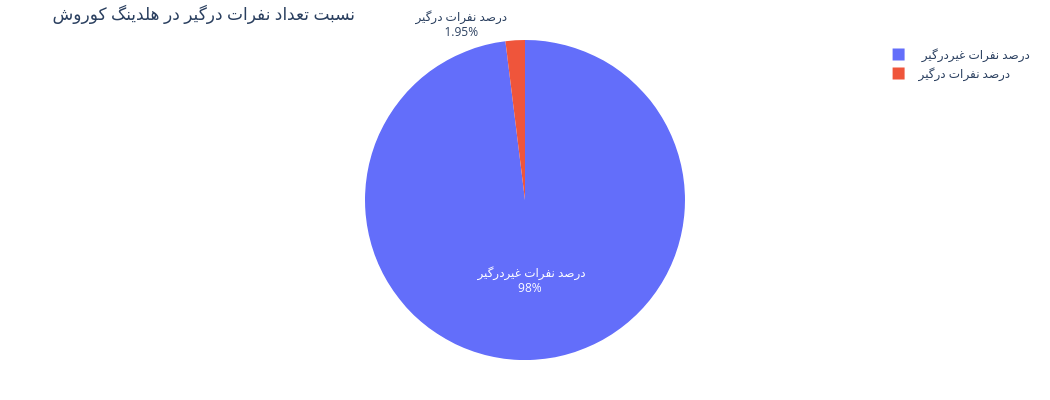

The notebook cell this image was saved under:
### Markdown cell above
# Pie Chart

### Code cell
fig=px.pie(
    names = ["درصد نفرات درگیر"," درصد نفرات غیردرگیر"], values=[total_tedad_dargir,total_population -  total_tedad_dargir] ,
    title = "نسبت تعداد نفرات درگیر در هلدینگ کوروش"
)
fig.update_traces(
    textinfo = "label+percent", showlegend = True
)
fig.update_layout(
    width = 1050,height = 400,
    margin = dict( l = 10,r = 90,t = 40,b = 40 )
)
fig.show()

### Figure 1 — Plotly figure (JSON) as saved in the notebook; plotly's stock layout.template omitted (floating-point values rounded to 4 significant figures)
{"data": [{"domain": {"x": [0, 1], "y": [0, 1]}, "hovertemplate": "label=%{label}<br>value=%{value}<extra></extra>", "labels": ["درصد نفرات درگیر", " درصد نفرات غیردرگیر"], "legendgroup": "", "name": "", "showlegend": true, "textinfo": "label+percent", "type": "pie", "values": [491, 24632]}], "layout": {"height": 400, "legend": {"tracegroupgap": 0}, "margin": {"b": 40, "l": 10, "r": 90, "t": 40}, "title": {"text": "نسبت تعداد نفرات درگیر در هلدینگ کوروش"}, "width": 1050}}
